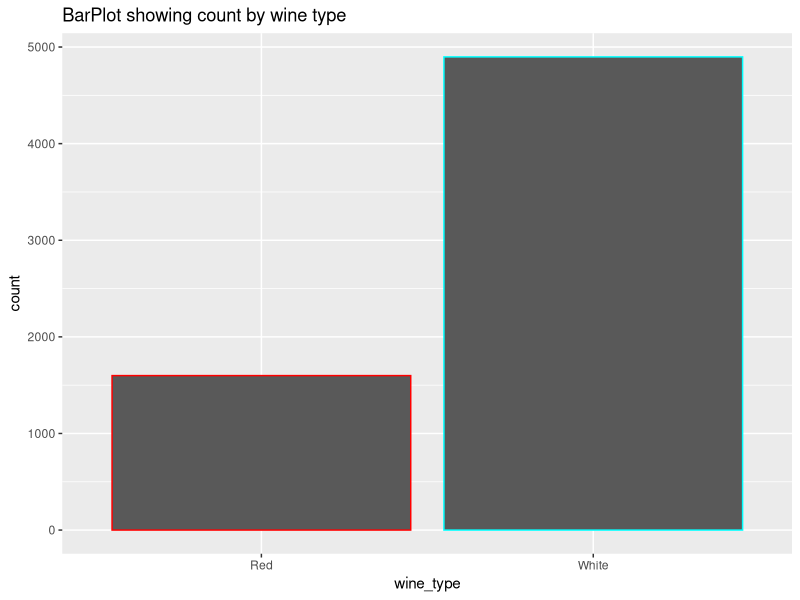
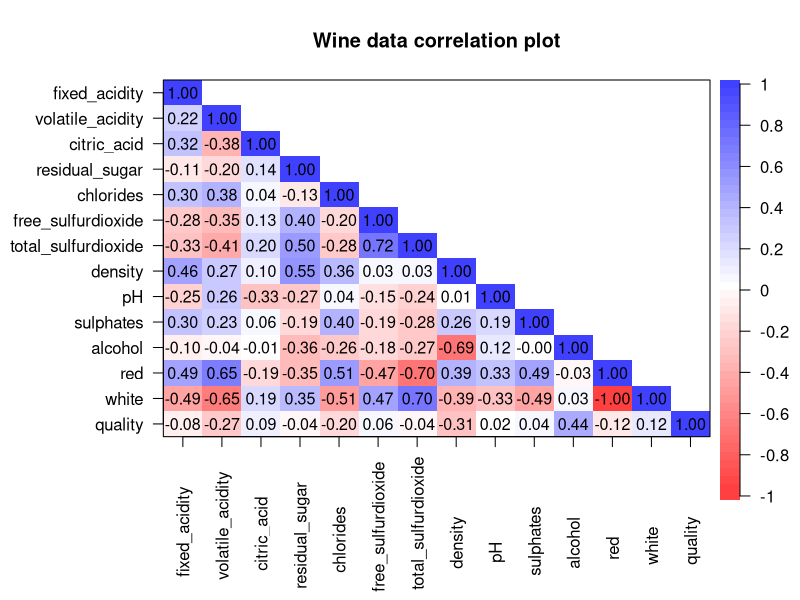
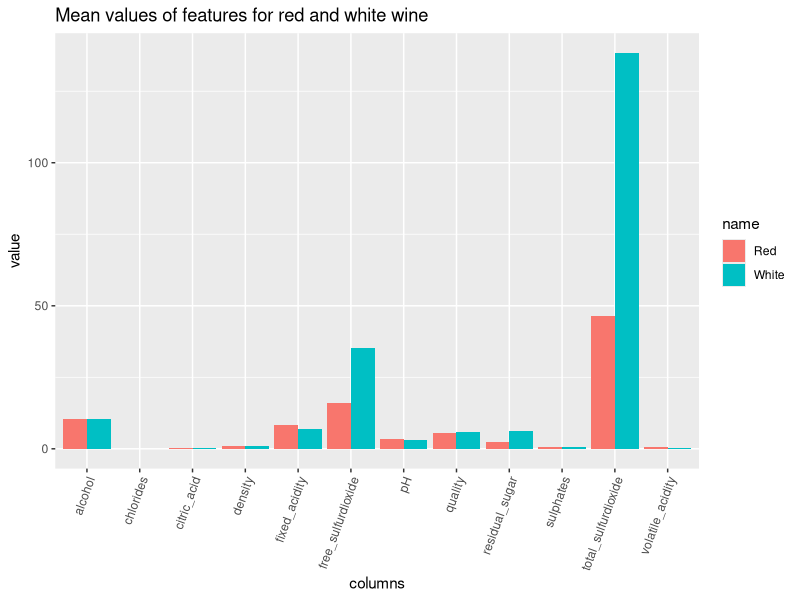
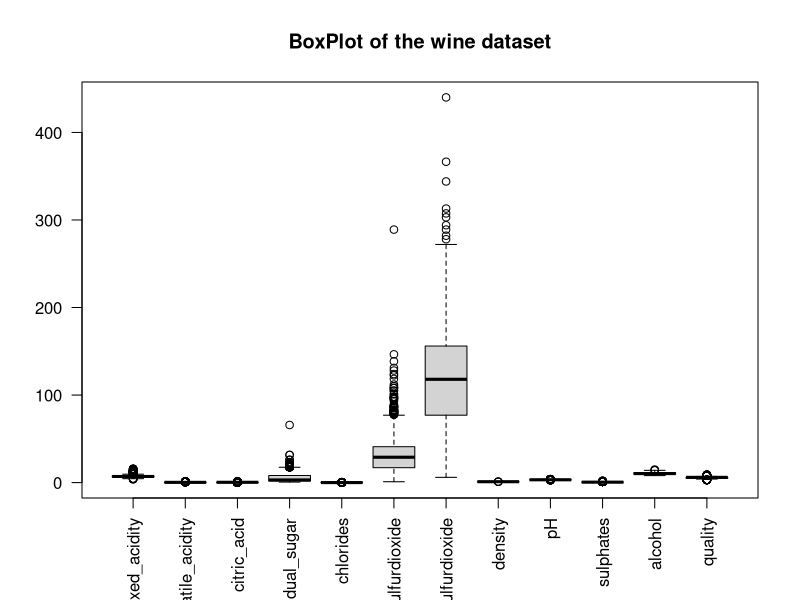

The R script that drew these images, in order: (Note: this script raises an error after producing the figures.)
## ---- chunk 1
knitr::opts_chunk$set(echo = TRUE)

#We start with loading the data sets containing the two wine types.

if(!require(tidyverse)) install.packages("tidyverse")

if(!require(caret)) install.packages("caret", repos = "http://cran.us.r-project.org")
#if(!require(psych)) install.packages('psych')
if(!require(glmnet)) install.packages('glmnet', dependencies=TRUE, type="binary")

library(dplyr)
library(tidyverse)
library(caret)
library(tidyr)
library(psych)
library(ggplot2)
library(glmnet)


options(warn=-1)


# Importing the wine dataset to work with.
wine_data=read_csv("./datasets/winequality.csv")
#head(wine_data)

########################################################
# Create accuracy function
########################################################

# Where pred is the vector of the predicted ratings
test_accuracy <- function(pred,actual)
{
  val<-(actual - pred)
  len<-length(which(val==0))
  len/length(pred)
}

############################################################
# A method that appends items from one list to another list.
############################################################

# where items in list2 are added to list1
addElements <- function(list1,list2){
  len1 <- length(list1)
  i <- len1+1
  a<-1
  len2 <- length(list2)
  while(a <= len2){
    list1[i] <- list2[a]
    a <-a+1
    i<-i+1
  }
  list1
}

############################################################
# A method that checks a column for the ootliers in it.
############################################################

# where dt is the whole dataframe and col is the column with the outliers
FindOutliers <- function(dt,col){
    sd <- as.numeric(sapply(dt[col],sd))
    med <- as.numeric(sapply(dt[col],median))
    lowerq <- med - (sd*3)
    upperq <- med + (sd*3)
    which(dt[col]>upperq | dt[col]<lowerq)
}


## ---- chunk 2
test_accuracy <- function(pred,actual)
{
  val<-(actual - pred)
  len<-length(which(val==0))
  len/length(pred)
}
## ---- chunk 3
addElements <- function(list1,list2){
  len1 <- length(list1)
  i <- len1+1
  a<-1
  len2 <- length(list2)
  while(a <= len2){
    list1[i] <- list2[a]
    a <-a+1
    i<-i+1
  }
  list1
}

## ---- chunk 4
FindOutliers <- function(dt,col){
    sd <- as.numeric(sapply(dt[col],sd))
    med <- as.numeric(sapply(dt[col],median))
    lowerq <- med - (sd*3)
    upperq <- med + (sd*3)
    which(dt[col]>upperq | dt[col]<lowerq)
}

## ---- chunk 5
head(wine_data)
## ---- chunk 6
colSums(is.na(wine_data))
## ---- chunk 7
dim(wine_data)
red_wine <- wine_data %>% filter(wine_type=='Red') %>% select(-wine_type)
dim(red_wine)
white_wine <- wine_data %>% filter(wine_type=='White') %>% select(-wine_type)
dim(white_wine)
## ---- chunk 8
summary(wine_data$quality)
summary(red_wine$quality)
summary(white_wine$quality)
## ---- chunk 9
wine_data %>% ggplot(aes(wine_type))+ 
  geom_histogram(binwidth = 0.1, stat='count', color=rainbow(2))+
  ggtitle('BarPlot showing count by wine type')
## ---- chunk 10
wine_data <- wine_data %>% mutate(red=ifelse(wine_type=='Red',1,0),white=ifelse(wine_type=='White',1,0)) %>% select(-wine_type)
y=wine_data$quality
wine_data <- wine_data %>% select(-quality) %>% mutate(quality=y)
## ---- chunk 11
unique(wine_data$quality)
## ---- chunk 12
corPlot(wine_data,scale=FALSE,xlas=2,upper=FALSE,main='Wine data correlation plot')
## ---- chunk 13
red_means <- red_wine %>% colMeans()
white_means <- white_wine %>% colMeans()
wine_data2 <- wine_data %>% select(-red,-white)

wine_means <- structure(list(columns = c(colnames(wine_data2)), 
                White = c(white_means),Red = c(red_means)), 
                 class = "data.frame", 
                 row.names = c('1','2','3','4','5','6','7','8','9','10','11', '12'))

wine_means %>%
  pivot_longer(cols = -columns) %>%
  ggplot(aes(x = columns, y = value, fill = name)) + 
  geom_col(position = 'dodge')+
  theme(axis.text.x = element_text(angle = 70, hjust = 1))+
  ggtitle('Mean values of features for red and white wine')

## ---- chunk 14
boxplot(x = wine_data2, las=2, main='BoxPlot of the wine dataset')
## ---- chunk 15
cols <- c(colnames(wine_data2))
outlier_data <- data.frame(columns = cols)
outlier_count <- c()
outlier_indexes <- c()
i <-1
for(col in cols) {
  lis <- FindOutliers(wine_data2,col)
  outlier_indexes <- addElements(outlier_indexes, c(lis))
  outlier_count[i] <- length(lis)
  i <- i+1
}
outlier_indexes <- unique(outlier_indexes)
outlier_data <- outlier_data %>% mutate(outliers = outlier_count)
outlier_data
## ---- chunk 16
outlier_len <- length(outlier_indexes)
percentage <- round(outlier_len*100/nrow(wine_data),2)
## ---- chunk 17
outlier_col <- rep(0,nrow(wine_data))
for(ind in outlier_indexes){
  outlier_col[ind] = 1
}
wine_data <- wine_data %>% mutate(is_outlier = outlier_col)
## ---- chunk 18
set.seed(27)
n <- nrow(wine_data)
train_rows <- sample(1:n,.66*n)
train <- wine_data[train_rows,]

X_train <- train %>% select(-quality)
y_train <- train %>% select(quality)

test <- wine_data[-train_rows,]
X_test <- test %>% select(-quality)
y_test <- test %>% select(quality)
y_test <-as.numeric(unlist(y_test))
## ---- chunk 19
fit.lasso <- glmnet(as.matrix(X_train), as.matrix(y_train), family='gaussian', alpha=c(0:2,0.1))

# 10-fold Cross validation for each alpha = 0, 0.1, ... , 0.9, 1.0
fit.lasso.cv <- cv.glmnet(as.matrix(X_train), as.matrix(y_train), type.measure='mse', alpha=1, family='gaussian', standardize=TRUE)

par(mfrow=c(1,1))
# For plotting options, type '?plot.glmnet' in R console
plot(fit.lasso, xvar="lambda")

plot(fit.lasso.cv)
## ---- chunk 20
'%ni%'<-Negate('%in%')
glmnet1<-cv.glmnet(
      x=as.matrix(X_train),
      y=as.matrix(y_train),
      type.measure='mse',nfolds=20,alpha=1,
      standardize=TRUE)

c<-coef(glmnet1,s='lambda.1se',exact=TRUE)
inds<-which(c!=0)
variables<-row.names(c)[inds]
variables<-variables[variables %ni% '(Intercept)']
variables


lasso_imp <- c(as.matrix(c))[-1]
barplot(height=abs(lasso_imp),names=colnames(X_train), las=2, col=rainbow(15), main='Barplot showing lasso feature importance with quality.')

corr <- as.numeric(cor(train)['quality',])
corr<-corr[!corr==1]
barplot(height=abs(corr),names=colnames(X_train), las=2, col=rainbow(15), main='Barplot showing correlation of features with quality')

importance <- data.frame(Features=colnames(X_train),lasso=abs(lasso_imp),correlation=abs(corr))
importance

## ---- chunk 21
train <- train %>% select(all_of(variables))%>% mutate(quality=unlist(y_train))
X_test <- X_test %>% select(all_of(variables))

accuracys <- c()
control <- trainControl(method = "cv",  
                           number = 5,
                           repeats = 3,
                           classProbs = T)

# lasso
set.seed(27)
lasso <- train(quality ~ ., method = "lasso", data = train, trControl = control)
y_hat_lasso <- round(predict(lasso, X_test))
lasso_accuracy <- test_accuracy(y_hat_lasso, y_test)
accuracys[1]<-lasso_accuracy


# random forest
rf <- train(quality ~ ., method = "rf", data = train, trControl = control)
y_hat_rf <- round(predict(rf, X_test))
rf_accuracy <- test_accuracy(y_hat_rf, y_test)
accuracys[2] <- rf_accuracy


# knn cv
knn <- train(quality ~ ., method='knn', data=train,tuneGrid=data.frame(k=seq(3, 51, 2)), trControl=control)
y_hat_knn <- round(predict(knn, X_test))
knn_accuracy <- test_accuracy(y_hat_knn, y_test)
accuracys[3] <- knn_accuracy


# decision tree
dt <- train(quality ~ ., method = 'rpart', data = train,tuneGrid = data.frame(cp = seq(0, 0.05, 0.002)), trControl=control)
y_hat_dt <- round(predict(dt, X_test))
dt_accuracy <- test_accuracy(y_hat_dt, y_test)
accuracys[4] <- dt_accuracy


models <- c('lasso','random forest','knn cv','decision tree')

models_accuracy <- data.frame(MODELS=models,ACCURACYS=accuracys)
models_accuracy

